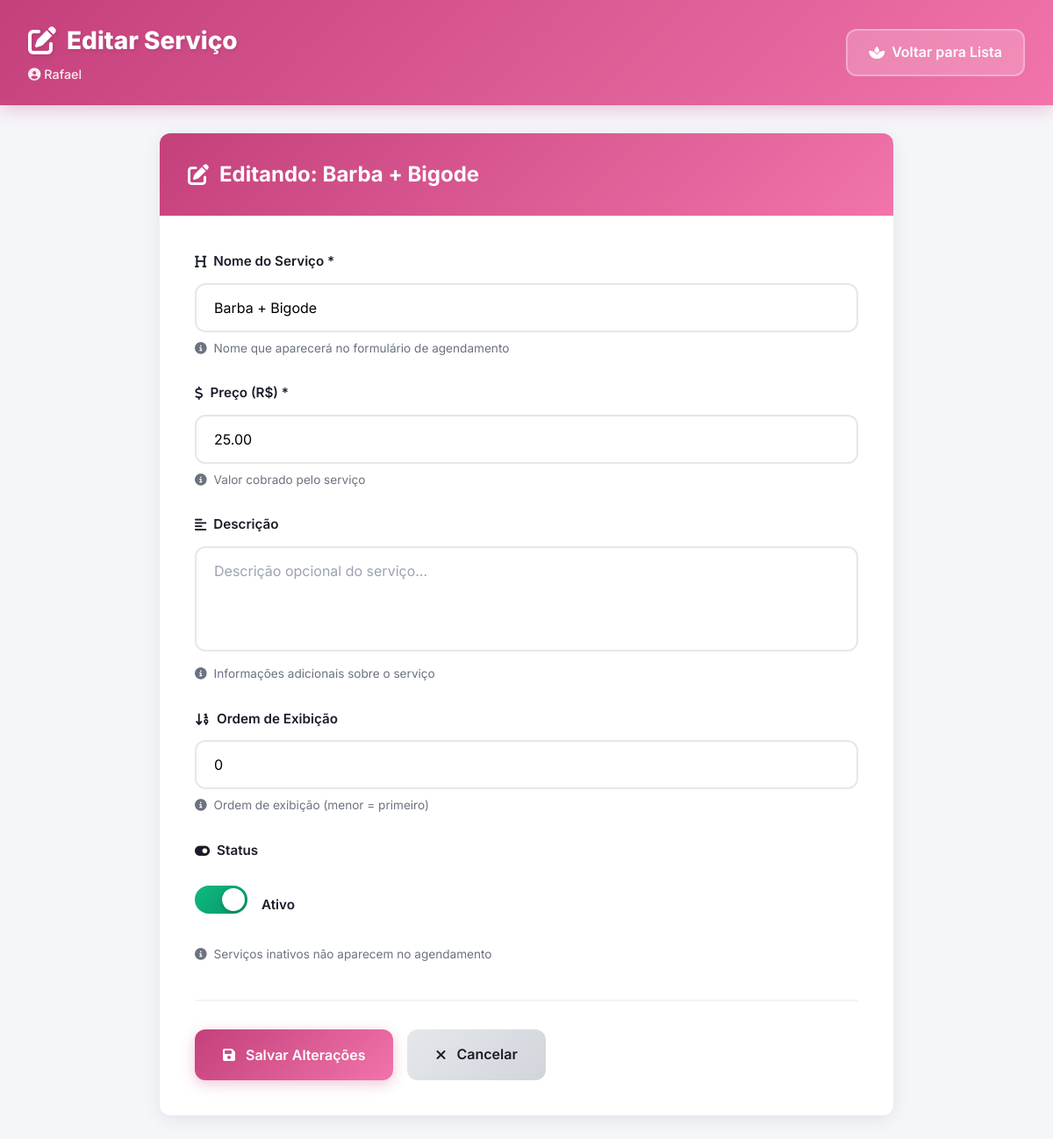
The page /pagina-admin/servico/editar/5/ (signed in) on the database its author committed.
### LihStudio/models.py (models this page shows, shortened)
class Servico(models.Model):
    nome = models.CharField("Nome do Serviço", max_length=100, unique=True)
    preco = models.DecimalField("Preço (R$)", max_digits=8, decimal_places=2)
    descricao = models.TextField("Descrição", blank=True, help_text="Descrição opcional do serviço")
    ativo = models.BooleanField("Ativo", default=True, help_text="Serviços inativos não aparecem no agendamento")
    ordem = models.IntegerField("Ordem de Exibição", default=0, help_text="Ordem de exibição (menor = primeiro)")
    criado_em = models.DateTimeField(auto_now_add=True)
    atualizado_em = models.DateTimeField(auto_now=True)
    class Meta:
        ordering = ['ordem', 'nome']
        verbose_name = "Serviço"
        verbose_name_plural = "Serviços"

### LihStudio/views.py (the view)
    def _wrapped_view(request, *args, **kwargs):
        if not request.user.is_authenticated:
            messages.warning(request, 'Você precisa fazer login para acessar esta área.')
            return redirect('login')
        if not request.user.is_superuser:
            messages.error(request, 'Acesso restrito a administradores.')
            return redirect('home')
        return view_func(request, *args, **kwargs)

### LihStudio/views.py (called while the page is built)
def only_admin(view_func):
    def _wrapped_view(request, *args, **kwargs):
        if not request.user.is_authenticated:
            messages.warning(request, 'Você precisa fazer login para acessar esta área.')
            return redirect('login')
        if not request.user.is_superuser:
            messages.error(request, 'Acesso restrito a administradores.')
            return redirect('home')
        return view_func(request, *args, **kwargs)
    return _wrapped_view

@only_admin
def editar_servico(request, servico_id):
    servico = get_object_or_404(Servico, id=servico_id)
    if request.method == 'POST':
        form = ServicoForm(request.POST, instance=servico)
        if form.is_valid():
            form.save()
            messages.success(request, f'Serviço "{servico.nome}" atualizado com sucesso!')
            return redirect('pagina_admin')
        else:
            messages.error(request, 'Erro ao atualizar o serviço. Verifique os campos.')
    else:
        form = ServicoForm(instance=servico)
    context = {
        'form': form,
        'servico': servico
    }
    return render(request, 'LihStudio/editar_servico.html', context)

### LihStudio/templates/LihStudio/editar_servico.html (shortened to what this page needs)
{% load static %}
<!DOCTYPE html>
<html lang="pt-br">
<head>
    <link rel="stylesheet" href="https://cdnjs.cloudflare.com/ajax/libs/font-awesome/6.4.0/css/all.min.css">
</head>
<body>
    <header class="admin-header">
        <div class="header-content">
            <div class="header-left">
                <h1>
                    <i class="fas fa-pen-to-square"></i>
                    Editar Serviço
                </h1>
                {% if user.is_authenticated %}
                <div class="user-info">
                    <i class="fas fa-user-circle"></i> {{ user.get_full_name|default:user.username }}
                </div>
                {% endif %}
            </div>
            <div class="header-actions">
                <a href="{% url 'pagina_admin' %}" class="action-link">
                    <i class="fas fa-spa"></i> Voltar para Lista
                </a>
            </div>
        </div>
    </header>
    <div class="admin-container">
        <div class="card">
            <div class="card-header">
                <h2><i class="fas fa-edit"></i> Editando: {{ servico.nome }}</h2>
            </div>
            <div class="card-body">
                <form method="POST" action="{% url 'editar_servico' servico.id %}">
                    <div class="form-group">
                        <label for="{{ form.nome.id_for_label }}">
                            <i class="fas fa-heading"></i> Nome do Serviço *
                        </label>
                        {{ form.nome }}
                        <div class="help-text"><i class="fas fa-info-circle"></i> {{ form.nome.help_text }}</div>
                    </div>
                    <div class="form-group">
                        <label for="{{ form.preco.id_for_label }}">
                            <i class="fas fa-dollar-sign"></i> Preço (R$) *
                        </label>
                        {{ form.preco }}
                        <div class="help-text"><i class="fas fa-info-circle"></i> {{ form.preco.help_text }}</div>
                    </div>
                    <div class="form-group">
                        <label for="{{ form.descricao.id_for_label }}">
                            <i class="fas fa-align-left"></i> Descrição
                        </label>
                        {{ form.descricao }}
                        <div class="help-text"><i class="fas fa-info-circle"></i> {{ form.descricao.help_text }}</div>
                    </div>
                    <div class="form-group">
                        <label for="{{ form.ordem.id_for_label }}">
                            <i class="fas fa-sort-numeric-down"></i> Ordem de Exibição
                        </label>
                        {{ form.ordem }}
                        <div class="help-text"><i class="fas fa-info-circle"></i> {{ form.ordem.help_text }}</div>
                    </div>
                    <div class="form-group">
                        <label>
                            <i class="fas fa-toggle-on"></i> Status
                        </label>
                        <div class="switch-container">
                            <label for="{{ form.ativo.id_for_label }}" class="switch-slider"></label>
                            <span class="switch-label-text">{{ form.ativo.label }}</span>
                        </div>
                        <div class="help-text"><i class="fas fa-info-circle"></i> {{ form.ativo.help_text }}</div>
                    </div>
                    <div class="form-actions">
                        <button type="submit" class="btn btn-primary">
                            <i class="fas fa-save"></i> Salvar Alterações
                        </button>
                        <a href="{% url 'pagina_admin' %}" class="btn btn-secondary">
                            <i class="fas fa-times"></i> Cancelar
                        </a>
                    </div>
                </form>
            </div>
        </div>
    </div>
</body>
</html>

### LihStudio/templates/LihStudio/editar_servico.html (style rules this page uses)
:root { --primary: #c4407b; --primary-light: #f174aa; --primary-dark: #a03566; --secondary: #fce7f1; --dark: #1a1d29; --dark-light: #2d3142; --light: #ffffff; --bg-page: #f5f6fa; --success: #10b981; --warning: #f59e0b; --danger: #ef4444; --info: #3b82f6; --border-radius: 12px; --box-shadow: 0 4px 20px rgba(0,0,0,0.08); --box-shadow-hover: 0 8px 30px rgba(0,0,0,0.12); --transition: all 0.3s cubic-bezier(0.4, 0, 0.2, 1); }
* { margin: 0; padding: 0; box-sizing: border-box; }
body { font-family: 'Inter', -apple-system, BlinkMacSystemFont, 'Segoe UI', sans-serif; background: var(--bg-page); color: var(--dark); line-height: 1.6; min-height: 100vh; -webkit-font-smoothing: antialiased; -moz-osx-font-smoothing: grayscale; }
.admin-header { background: linear-gradient(135deg, var(--primary) 0%, var(--primary-light) 100%); color: white; padding: 1.5rem 2rem; box-shadow: 0 4px 20px rgba(196, 64, 123, 0.3); position: relative; top: 0; z-index: 100; backdrop-filter: blur(10px); }
.header-content { max-width: 1400px; margin: 0 auto; display: flex; justify-content: space-between; align-items: center; gap: 2rem; }
.header-left h1 { font-size: 1.75rem; font-weight: 800; margin-bottom: 0.25rem; display: flex; align-items: center; gap: 0.75rem; text-shadow: 2px 2px 4px rgba(0,0,0,0.1); }
.header-left h1 i { font-size: 2rem; }
.user-info { font-size: 0.9rem; opacity: 0.9; font-weight: 500; }
.header-actions { display: flex; gap: 0.75rem; align-items: center; flex-wrap: wrap; }
.action-link { color: white; text-decoration: none; font-weight: 600; padding: 0.75rem 1.5rem; border-radius: var(--border-radius); background: rgba(255,255,255,0.2); backdrop-filter: blur(10px); transition: var(--transition); display: inline-flex; align-items: center; gap: 0.5rem; border: 2px solid rgba(255,255,255,0.3); }
.admin-container { max-width: 900px; margin: 2rem auto; padding: 0 2rem; }
.card { background: var(--light); border-radius: var(--border-radius); padding: 0; box-shadow: var(--box-shadow); overflow: hidden; margin-bottom: 2rem; }
.card-header { background: linear-gradient(135deg, var(--primary) 0%, var(--primary-light) 100%); color: white; padding: 1.75rem 2rem; }
.card-header h2 { font-size: 1.5rem; font-weight: 700; display: flex; align-items: center; gap: 0.75rem; }
.card-body { padding: 2.5rem; }
.form-group { margin-bottom: 1.75rem; }
.form-group label { display: block; margin-bottom: 0.75rem; color: var(--dark); font-weight: 600; font-size: 0.95rem; display: flex; align-items: center; gap: 0.5rem; }
.form-control { width: 100%; padding: 1rem 1.25rem; border: 2px solid #e5e7eb; border-radius: var(--border-radius); font-size: 1rem; font-family: inherit; transition: var(--transition); background: var(--light); }
.form-control::placeholder { color: #9ca3af; }
.form-group textarea.form-control { min-height: 120px; resize: vertical; resize: none; }
.help-text { font-size: 0.85rem; color: #6b7280; margin-top: 0.5rem; display: flex; align-items: center; gap: 0.5rem; }
.switch-container { display: flex; align-items: center; gap: 1rem; padding: 1rem 0; }
.switch-slider { cursor: pointer; width: 60px; height: 32px; background: #d1d5db; display: block; border-radius: 100px; position: relative; transition: var(--transition); }
.switch-slider:after { content: ''; position: absolute; top: 3px; left: 3px; width: 26px; height: 26px; background: white; border-radius: 50%; transition: var(--transition); box-shadow: 0 2px 5px rgba(0,0,0,0.2); }
.switch-container input:checked + .switch-slider { background: linear-gradient(135deg, var(--success) 0%, #059669 100%); }
.switch-container input:checked + .switch-slider:after { left: calc(100% - 3px); transform: translateX(-100%); }
.switch-label-text { color: var(--dark); font-weight: 600; font-size: 0.95rem; }
.form-actions { display: flex; gap: 1rem; margin-top: 2.5rem; padding-top: 2rem; border-top: 2px solid #f3f4f6; }
.btn { padding: 1rem 2rem; border: none; border-radius: var(--border-radius); cursor: pointer; font-size: 1rem; font-weight: 600; transition: var(--transition); display: inline-flex; align-items: center; gap: 0.75rem; text-decoration: none; font-family: inherit; }
.btn-primary { background: linear-gradient(135deg, var(--primary) 0%, var(--primary-light) 100%); color: white; box-shadow: 0 4px 15px rgba(196, 64, 123, 0.3); }
.btn-secondary { background: linear-gradient(135deg, #e5e7eb 0%, #d1d5db 100%); color: var(--dark); }

### rows shown on the page
Servico: nome "Barba + Bigode", preco "25.00", ordem "0"

### other values the page prints
{{ user.get_full_name|default:user.username }} "Rafael"
